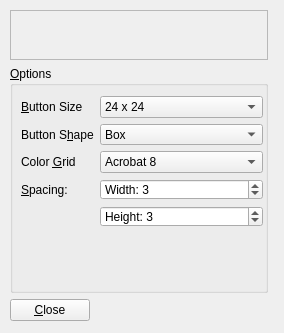
<?xml version="1.0" encoding="UTF-8"?>
<ui version="4.0">
 <class>Dialog</class>
 <widget class="QWidget" name="Dialog">
  <property name="geometry">
   <rect>
    <x>0</x>
    <y>0</y>
    <width>284</width>
    <height>333</height>
   </rect>
  </property>
  <property name="font">
   <font>
    <family>Segoe UI</family>
    <pointsize>9</pointsize>
   </font>
  </property>
  <property name="windowTitle">
   <string>Test Dialog</string>
  </property>
  <widget class="QWidget" name="layoutWidget">
   <property name="geometry">
    <rect>
     <x>10</x>
     <y>10</y>
     <width>258</width>
     <height>311</height>
    </rect>
   </property>
   <layout class="QVBoxLayout" name="verticalLayout" stretch="0,3,0">
    <item>
     <widget class="QFrame" name="frame">
      <property name="minimumSize">
       <size>
        <width>0</width>
        <height>50</height>
       </size>
      </property>
      <property name="frameShape">
       <enum>QFrame::StyledPanel</enum>
      </property>
      <property name="frameShadow">
       <enum>QFrame::Raised</enum>
      </property>
     </widget>
    </item>
    <item>
     <widget class="QGroupBox" name="groupBox">
      <property name="title">
       <string>&amp;Options</string>
      </property>
      <widget class="QWidget" name="">
       <property name="geometry">
        <rect>
         <x>11</x>
         <y>30</y>
         <width>242</width>
         <height>131</height>
        </rect>
       </property>
       <layout class="QGridLayout" name="gridLayout">
        <item row="0" column="0">
         <widget class="QLabel" name="sizeLabel">
          <property name="text">
           <string>&amp;Button Size</string>
          </property>
          <property name="buddy">
           <cstring>sizeBox</cstring>
          </property>
         </widget>
        </item>
        <item row="0" column="1">
         <widget class="QComboBox" name="sizeBox">
          <property name="currentIndex">
           <number>4</number>
          </property>
          <item>
           <property name="text">
            <string>12 x 12</string>
           </property>
          </item>
          <item>
           <property name="text">
            <string>16 x 16</string>
           </property>
          </item>
          <item>
           <property name="text">
            <string>18 x 18</string>
           </property>
          </item>
          <item>
           <property name="text">
            <string>22 x 22</string>
           </property>
          </item>
          <item>
           <property name="text">
            <string>24 x 24</string>
           </property>
          </item>
          <item>
           <property name="text">
            <string>32 x 32</string>
           </property>
          </item>
         </widget>
        </item>
        <item row="1" column="0">
         <widget class="QLabel" name="shapeLabel">
          <property name="text">
           <string>Button S&amp;hape</string>
          </property>
          <property name="buddy">
           <cstring>shapeBox</cstring>
          </property>
         </widget>
        </item>
        <item row="1" column="1">
         <widget class="QComboBox" name="shapeBox">
          <property name="currentIndex">
           <number>1</number>
          </property>
          <item>
           <property name="text">
            <string>No Frame</string>
           </property>
          </item>
          <item>
           <property name="text">
            <string>Box</string>
           </property>
          </item>
          <item>
           <property name="text">
            <string>Panel</string>
           </property>
          </item>
          <item>
           <property name="text">
            <string>Styled Panel</string>
           </property>
          </item>
          <item>
           <property name="text">
            <string>Windows Panel</string>
           </property>
          </item>
         </widget>
        </item>
        <item row="2" column="0">
         <widget class="QLabel" name="gridLabel">
          <property name="text">
           <string>Color &amp;Grid</string>
          </property>
          <property name="buddy">
           <cstring>gridBox</cstring>
          </property>
         </widget>
        </item>
        <item row="2" column="1">
         <widget class="QComboBox" name="gridBox">
          <item>
           <property name="text">
            <string>Acrobat 8</string>
           </property>
          </item>
          <item>
           <property name="text">
            <string>Firefox</string>
           </property>
          </item>
          <item>
           <property name="text">
            <string>Word 2007 Font Highlight</string>
           </property>
          </item>
          <item>
           <property name="text">
            <string>Word 2007 Font Color</string>
           </property>
          </item>
         </widget>
        </item>
        <item row="3" column="0">
         <widget class="QLabel" name="spacingLabel">
          <property name="text">
           <string>&amp;Spacing:</string>
          </property>
          <property name="buddy">
           <cstring>spacingHBox</cstring>
          </property>
         </widget>
        </item>
        <item row="3" column="1">
         <widget class="QSpinBox" name="spacingHBox">
          <property name="prefix">
           <string>Width: </string>
          </property>
          <property name="maximum">
           <number>10</number>
          </property>
          <property name="value">
           <number>3</number>
          </property>
         </widget>
        </item>
        <item row="4" column="1">
         <widget class="QSpinBox" name="spacingVBox">
          <property name="prefix">
           <string>Height: </string>
          </property>
          <property name="minimum">
           <number>0</number>
          </property>
          <property name="maximum">
           <number>10</number>
          </property>
          <property name="value">
           <number>3</number>
          </property>
         </widget>
        </item>
       </layout>
      </widget>
     </widget>
    </item>
    <item>
     <widget class="QPushButton" name="pushButton">
      <property name="sizePolicy">
       <sizepolicy hsizetype="Fixed" vsizetype="Fixed">
        <horstretch>0</horstretch>
        <verstretch>0</verstretch>
       </sizepolicy>
      </property>
      <property name="text">
       <string>&amp;Close</string>
      </property>
     </widget>
    </item>
   </layout>
  </widget>
 </widget>
 <resources/>
 <connections>
  <connection>
   <sender>pushButton</sender>
   <signal>clicked()</signal>
   <receiver>Dialog</receiver>
   <slot>close()</slot>
   <hints>
    <hint type="sourcelabel">
     <x>85</x>
     <y>319</y>
    </hint>
    <hint type="destinationlabel">
     <x>283</x>
     <y>375</y>
    </hint>
   </hints>
  </connection>
 </connections>
</ui>
